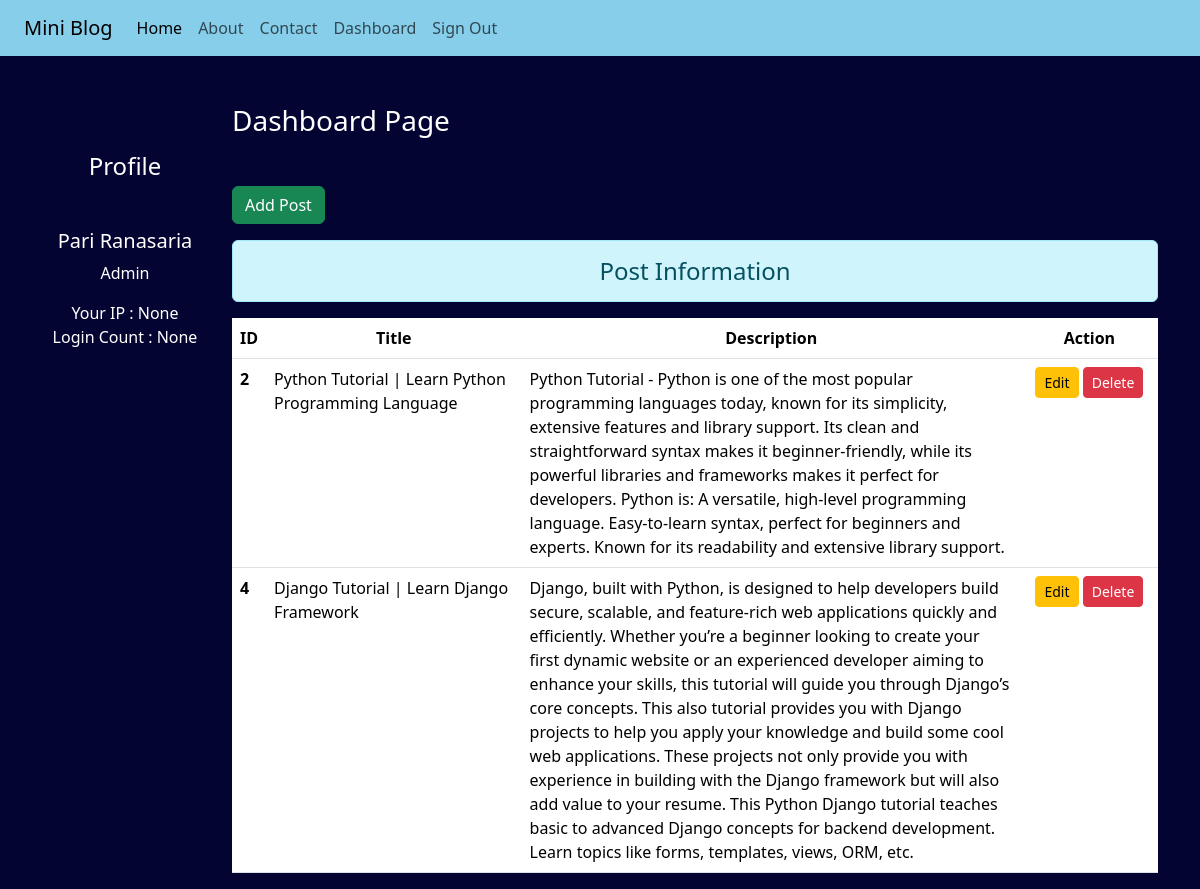
The page /dashboard/ (signed in) on the database its author committed.
### blog/models.py (models this page shows)
class Post(models.Model):
    title = models.CharField(max_length=100)
    desc = models.TextField()

### blog/views.py (the view)
# urls.py: path('dashboard/',views.dashboard,name="dashboard"),
def dashboard(request):
    if request.user.is_authenticated:
        posts = Post.objects.all()
        user = request.user
        full_name = user.get_full_name()
        group = user.groups.all()
        ip = request.session.get('ip',0)
        login_count = cache.get('count',version=user.pk)
        return render(request,'blog/dashboard.html',{'posts':posts,'full_name':full_name,'groups':group,'ip':ip,'count':login_count})
    else:
        return HttpResponseRedirect('/login/')

### blog/templates/blog/dashboard.html (shortened to what this page needs)
{% extends 'blog/base.html' %}
{% load static %}
{% block side %}
<div class="col-sm-2 text-white my-5 text-center">
    <h4 class="my-5">Profile</h4>
    <h5>{{full_name}}</h5>
    {% for group in groups %}
    <p>{{group.name}}</p>
    {% endfor %}
    Your IP : {{ip}}
    <br>
    Login Count : {{count}}
</div>
{% endblock side %}
{% block content %}
<div class="col-sm-10">
    <h3 class = "text-white my-5">Dashboard Page</h3>
    <a href="{% url 'addpost' %}" class="btn btn-success">Add Post</a>
    <h4 class="text-center alert alert-info mt-3">Post Information</h4>
    {% if posts %}
    <table class="table table-hover">
        <thead>
            <tr class="text-center">
                <th scope = "col" style="width:2%" >ID</th>
                <th scope = "col" style="width:28%">Title</th>
                <th scope = "col" style="width:55%">Description</th>
                <th scope = "col" style="width:15%">Action</th>
            </tr>
        </thead>
        <tbody>
            {% for post in posts %}
            <tr>
                <th scope="row">{{post.id}}</th>
                <td>{{post.title}}</td>
                <td>{{post.desc}}</td>
                <td class="text-center">
                    <a href="{% url 'updatepost' post.id %}" class="btn btn-warning btn-sm">Edit</a>
                    {% if perms.blog.delete_post %}
                    <form action="{% url 'deletepost' id=post.id%}" method = "POST" class="d-inline">
                        <input type="submit" class = "btn btn-danger btn-sm" value="Delete">
                    </form>
                    {% endif %}
                </td>
            </tr>
            {% endfor %}
        </tbody>
    </table>
    {% else %}
    <h4 class="text-center alert alert-warning">No records</h4>
    {% endif %}
</div>
{% endblock content %}

### blog/templates/blog/base.html (shortened to what this page needs)
<!DOCTYPE html>
{% load static %}
<html lang="en">
<head>
    <link rel="stylesheet" href="{% static 'blog/css/bootstrap.css' %}">
    <link rel="stylesheet" href="{% static 'blog/css/font_awesome.css' %}">
    <link rel="stylesheet" href="{% static 'blog/css/style.css' %}">
</head>
<body>
    <div class="container-fluid my-color">
        {% include 'blog/navbar.html' %}
    </div>
    <div class="container">
        <div class="row">
            {% block side %}
            {% endblock side %}
            {% block content %}
            {% endblock content %}
        </div>
    </div>
</body>
</html>

### blog/templates/blog/navbar.html (shortened to what this page needs)
{% load static %}
<nav class="navbar navbar-expand-lg  my-color">
    <div class="container-fluid">
      <a class="navbar-brand" href="https://github.com/pari-ranasaria28/mini-blog">Mini Blog</a>
      <div class="collapse navbar-collapse" id="navbarNav">
        <ul class="navbar-nav">
          <li class="nav-item">
            <a class="nav-link active" aria-current="page" href="{% url 'home' %}">Home</a>
          </li>
          <li class="nav-item">
            <a class="nav-link" href="{% url 'about' %}">About</a>
          </li>
          <li class="nav-item">
            <a class="nav-link" href="{% url 'contact' %}">Contact</a>
          </li>
          {% if request.user.is_authenticated %}
          <li class="nav-item">
            <a class="nav-link" href="{% url 'dashboard' %}">Dashboard</a>
          </li>
          <li class="nav-item">
            <a class="nav-link" href="{% url 'signout' %}">Sign Out</a>
          </li>
          {% endif %}
        </ul>
      </div>
    </div>
  </nav>

### blog/static/blog/css/style.css (style rules this page uses)
body { background-color: rgb(4, 4, 50); color: antiquewhite; }
.my-color { background-color: skyblue; color: black; }

### rows shown on the page
Post: id "2", title "Python Tutorial | Learn Python Programming Language", desc "Python Tutorial - Python is one of the most popular programming languages today, known for its simplicity, extensive features and library support. Its clean and straightforward syntax makes it beginner-friendly, while its powerful libraries and frameworks makes it perfect for developers. Python is: A versatile, high-level programming language. Easy-to-learn syntax, perfect for beginners and experts. Known for its readability and extensive library support."
Post: id "4", title "Django Tutorial | Learn Django Framework", desc "Django, built with Python, is designed to help developers build secure, scalable, and feature-rich web applications quickly and efficiently. Whether you’re a beginner looking to create your first dynamic website or an experienced developer aiming to enhance your skills, this tutorial will guide you through Django’s core concepts. This also tutorial provides you with Django projects to help you apply your knowledge and build some cool web applications. These projects not only provide you with experience in building with the Django framework but will also add value to your resume. This Python Django tutorial teaches basic to advanced Django concepts for backend development. Learn topics like…"

### other values the page prints
{{ full_name }} "Pari Ranasaria"
{{ group.name }} "Admin"
{{ ip }} "None"
{{ count }} "None"
